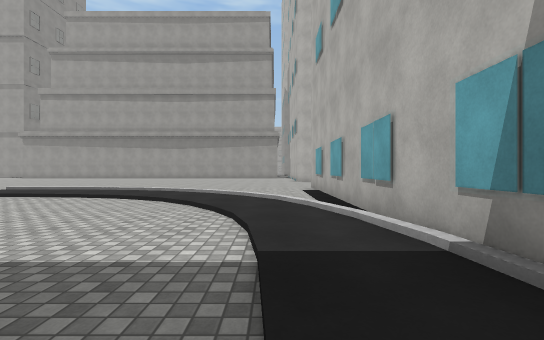
view 1 (above)

24 first-person views from a walk through a Unity game level. The camera is 1.2 m above the floor, looks level and sees 90° across. The floor is counted in squares, 2 m on a side. Each view is taken from the middle of a square. On the plan, view 1 faces up. The plan holds only what a view shows up to about 9 squares ahead; the rest is blank. The place goes on beyond the plan. The player character is not drawn. Some animated figures are not drawn. Door leaves are left out, so doorways stand open. Some surface patterns are stand-ins.

view 2
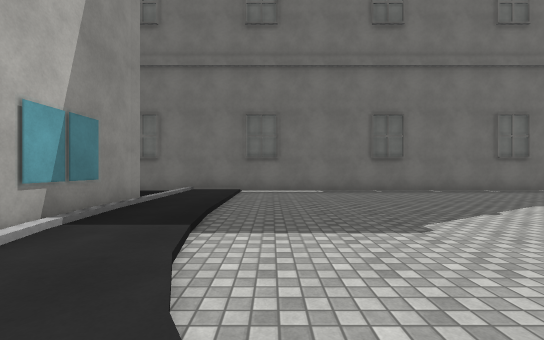

view 3
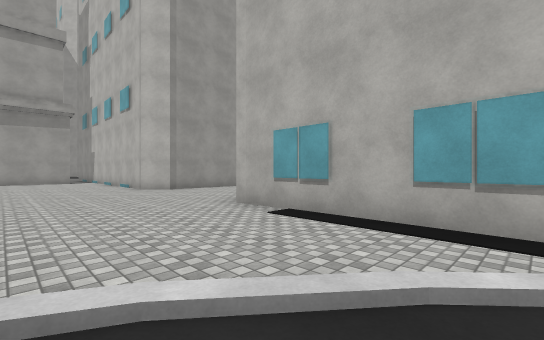

view 4
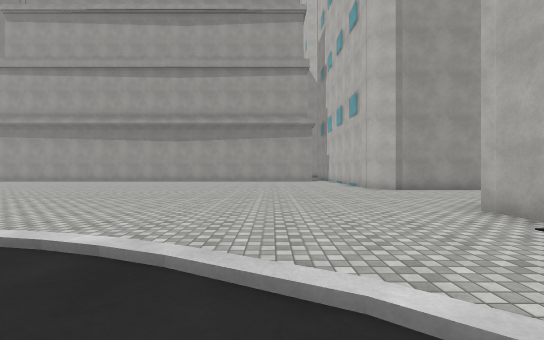

view 5
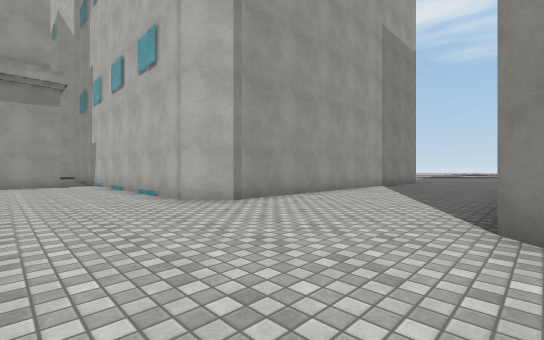

view 6
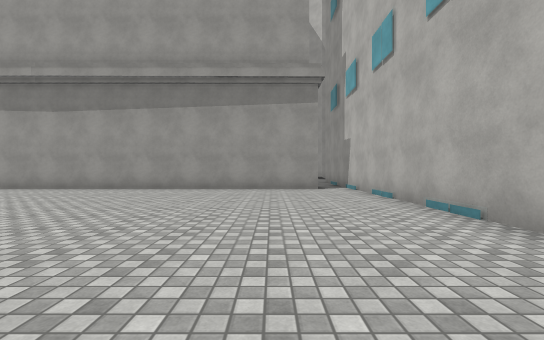

view 7
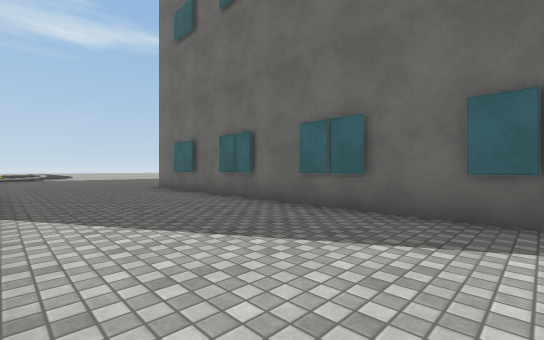

view 8
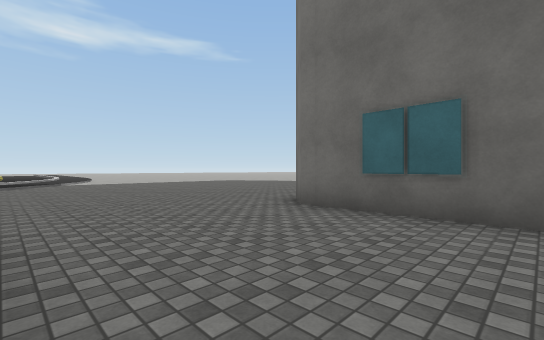

view 9
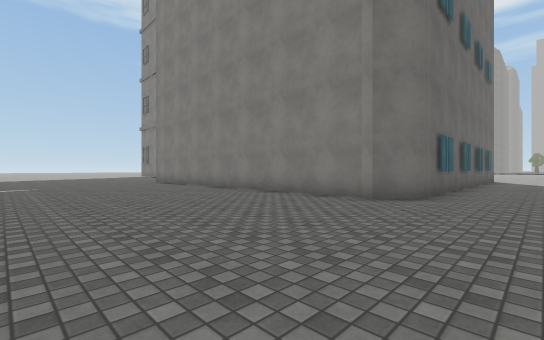

view 10
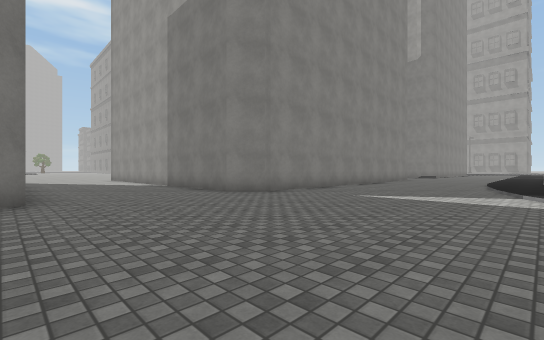

view 11
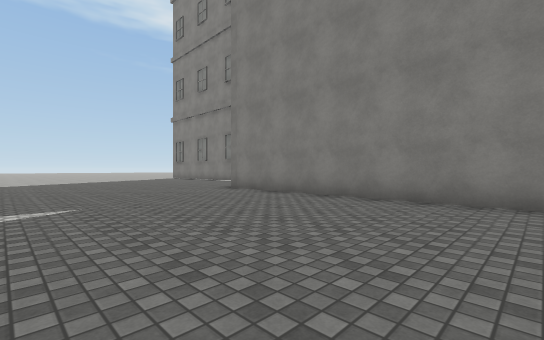

view 12
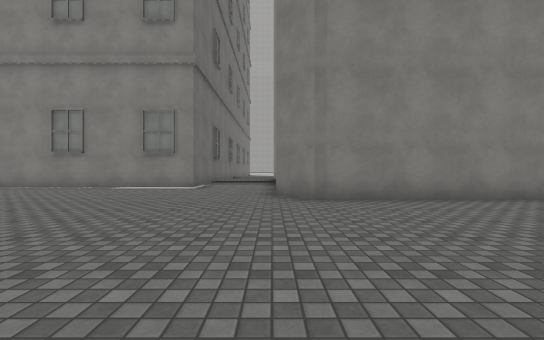

view 13
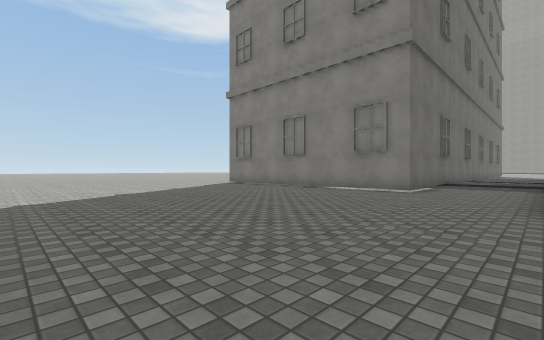

view 14
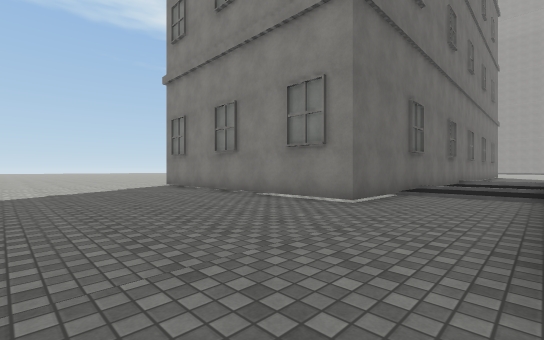

view 15
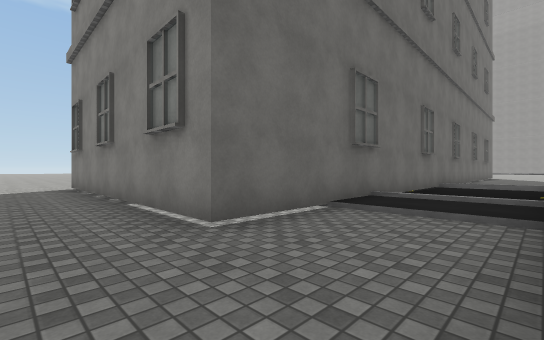

view 16
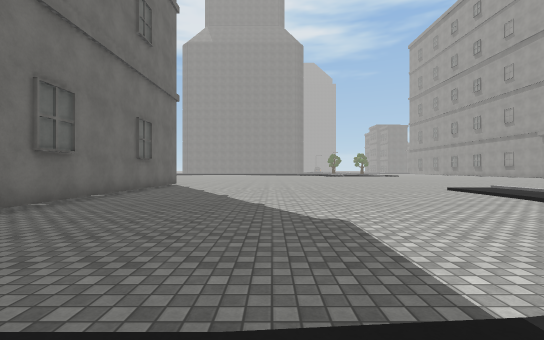

view 17
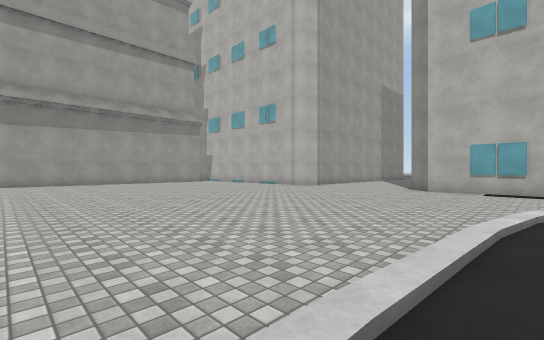

view 18
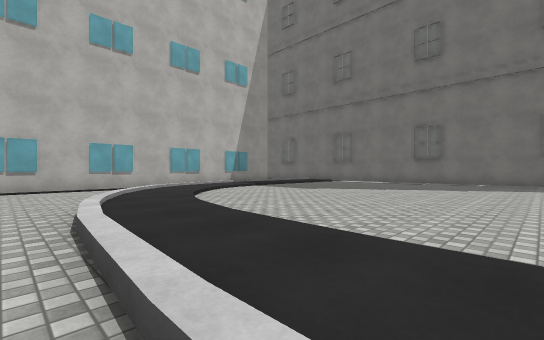

view 19
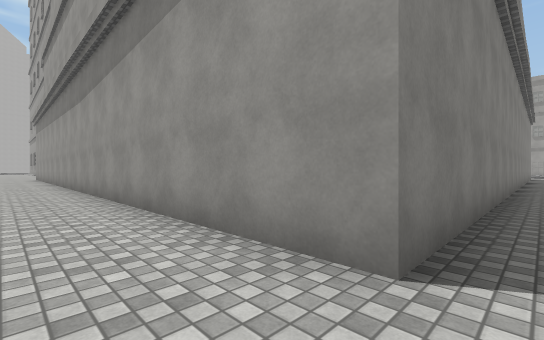

view 20
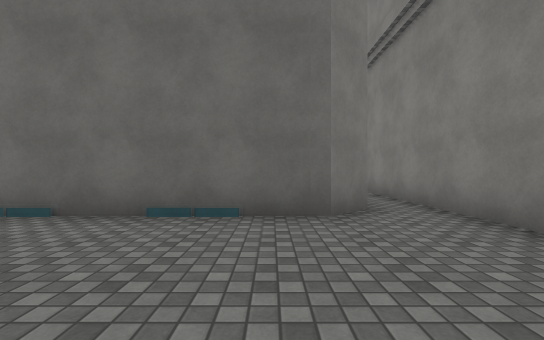

view 21
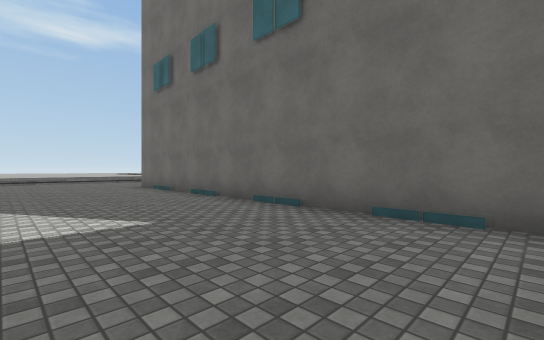

view 22
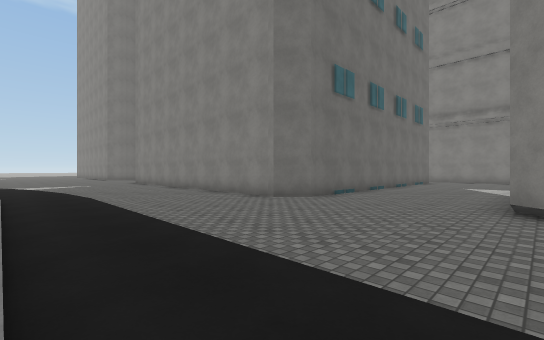

view 23
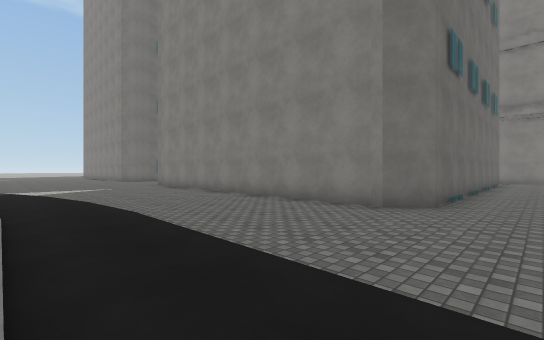

view 24
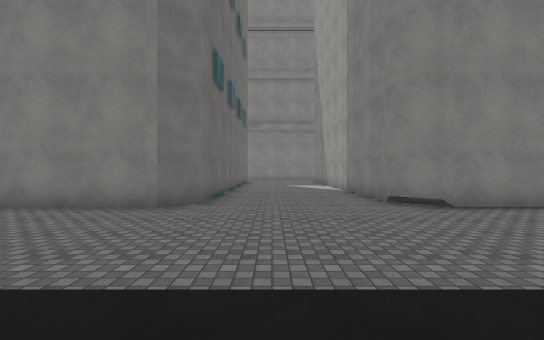

### Floor plan
Key: @ floor where view 1 was taken; # wall or solid block; . main floor; : floor 0.25 m higher than the main floor; / step, stairs or slope; O other object.
Columns run from 8 left of view 1 to 19 right of it. Each row starts with its distance up from view 1.
 33         #.            ..
 32         #.O       ####....//
 31         #. ...............//
 30         #.................//
 29         #.................//
 28         #.................//
 27         #.O###########....//
 26         #.            ....//
 25         #.            ....//
 24         #.            ....:/
 23 #########.#           ....:/
 22 ..........#           ....:/
 21 ..........#           ..../:
 20 ..........#            .../:
 19 ..........#            ....:
 18 ..........#           ...../
 17 ..........#           ......
 16 ..........#          #......
 15 ............................
 14 ............................
 13 ............................
 12 ............................
 11 ..........# O####O####......
 10 ..........#           ......
  9 ..........O           ......
  8 :::://....#           ......
  7 ////:///..#           ......
  6 .....////.#           ......
  5 .......//.#           ......
  4 .......///O           ......
  3 ........:/#           ......
  2 ......../:#           ......
  1 ......../:#           ......
  0 ........@:#          #......
 -1 ......../:..:. ::...........
 -2 ......../:.... :/...........
 -3 ......../:.... :/...........
 -4 ###################.........
 -5                   #.........
 -6                   #........
 -7                   #........
 -8                   #........
 -9                   #........

Where each view was taken, in squares from view 1:
view 1: 0 up, 0 right, facing up
view 2: 5 up, 1 left, facing down
view 3: 6 up, 2 left, facing up-right
view 4: 6 up, 2 left, facing up
view 5: 11 up, 1 left, facing up-right
view 6: 14 up, 1 left, facing up
view 7: 15 up, 4 right, facing down-right
view 8: 15 up, 10 right, facing down-right
view 9: 13 up, 19 right, facing down-left
view 10: 11 up, 19 right, facing up-left
view 11: 7 up, 19 right, facing down-left
view 12: 1 down, 19 right, facing left
view 13: 1 down, 18 right, facing down-left
view 14: 1 down, 15 right, facing down-left
view 15: 1 down, 12 right, facing down-left
view 16: 1 up, 1 right, facing left
view 17: 8 up, 8 left, facing up-right
view 18: 9 up, 8 left, facing down-right
view 19: 21 up, 1 right, facing up-left
view 20: 31 up, 3 right, facing down
view 21: 31 up, 3 right, facing down-right
view 22: 32 up, 19 right, facing down-left
view 23: 29 up, 19 right, facing down-left
view 24: 29 up, 19 right, facing left
